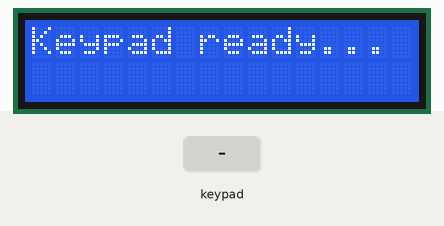
Simulated run of this sketch. Board: Arduino Uno, built with avr-gcc and run on an emulated ATmega328P. Shown: 16×2 character LCD. The test bench sets the inputs (shaded band). What the sketch prints to the serial monitor is not drawn.

Above: at 0.1 s.
3.3 s: keypad keys 1 1 1 0 9 8 * pressed 0.4 s apart
At 6.1 s:
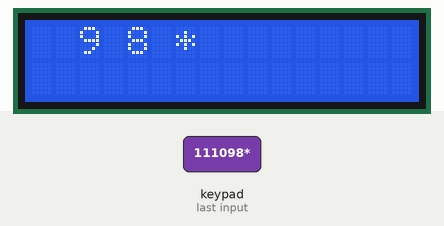
7.6 s: keypad keys 7 + 5 = pressed 0.4 s apart
At 9.6 s:
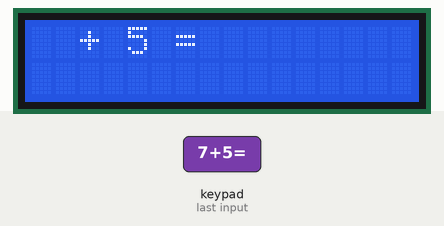
10.7 s: keypad keys 8 / 2 = pressed 0.4 s apart
At 13.2 s:
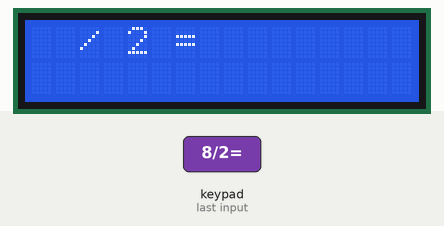
13.8 s: keypad keys 1 1 1 0 9 8 = pressed 0.4 s apart
At 16.7 s:
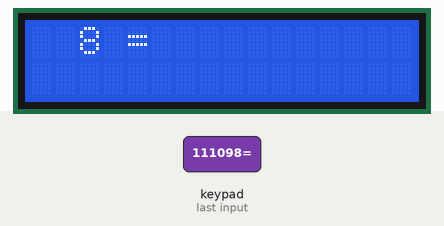
18.1 s: key '/' pressed
19.6 s: keypad keys 1 3 9 7 2 2 * pressed 0.4 s apart
At 22.4 s:
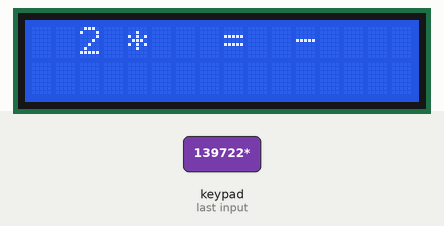
Timing chart, 0 to 23.9 s (numbered marks = the images above; inputs shaded):
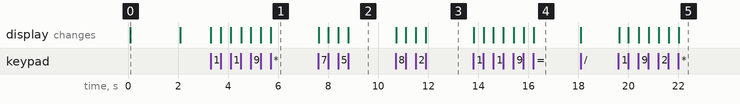

The sketch:

Arduino_KeypadCalc.ino
```cpp
// 4*4 keypad 薄膜鍵盤
#include "Adafruit_Keypad.h"
#include <LiquidCrystal_I2C.h>

LiquidCrystal_I2C lcd(0x27, 16, 2);

//在鍵盤上按下 2+3=5 <--自動算出 5
//並顯示在LCD面板
char x = ' ';
char y = ' ';
char z = ' ';
int count = 0;

//定義鍵盤的行列
const byte ROWS = 4; //定義列數(橫向)
const byte COLS = 4; //定義行數(縱向)

//定義鍵盤上每一個按鈕名稱
//C 表示清除
char keys[ROWS][COLS] = {
  {'1' , '2' , '3' , '/'},
  {'4' , '5' , '6' , '*'},
  {'7' , '8' , '9' , '-'},
  {'C' , '0' , '=' , '+'},
};

//定義腳位(列)
byte rows_Pin[ROWS] = {11 ,10 ,9 ,8 };
//定義腳位(行)
byte cols_Pin[COLS] ={7 ,6 ,5 ,4 };

//鍵盤自製初始化
Adafruit_Keypad customKeypad = Adafruit_Keypad(makeKeymap(keys) , rows_Pin ,cols_Pin ,ROWS ,COLS);

void setup() {
  Serial.begin(9600);
  lcd.begin();
  lcd.backlight();
  delay(2);
  lcd.clear();
  lcd.print("Keypad ready...");
  customKeypad.begin();
  Serial.println("customKeypad ready ...");
  delay(2000);
  lcd.clear();

}

void loop() {
  //開始偵測使用者的按鍵狀態
  customKeypad.tick(); //判斷按下哪一個鍵
  while(customKeypad.available()){
    keypadEvent e = customKeypad.read();//讀取
    //KEY_JUST_RELEASED 放開事件
    //KEY_JUST_PRESSED 按下事件
    if(e.bit.EVENT == KEY_JUST_PRESSED){
    Serial.println((char)e.bit.KEY);
    if(e.bit.KEY == 'C'){
        lcd.setCursor(0 , 0);
        lcd.print("                ");
        x = ' ';
        y = ' ';
        z = ' ';
        count = 0;
        break;
      }
    switch(count){
      case 0:
        x = e.bit.KEY;
        lcd.setCursor(2 , 0);
        lcd.print(x);
        count++;
        break;
      case 1:
        z = e.bit.KEY;
        lcd.setCursor(4 , 0);
        lcd.print(z);
        count++;
        break;
      case 2:
        y = e.bit.KEY;
        lcd.setCursor(6 , 0);
        lcd.print(y);
        count++;
        break;
      case 3:
        x = ' ';
        y = ' ';
        z = ' ';
        count = 0;
        lcd.setCursor(0 , 0);
        lcd.print("                ");
        break;
      }
    }
    Serial.print("x = ");
    Serial.println(x);
    Serial.print("z = ");
    Serial.println(z);
    Serial.print("y = ");
    Serial.println(y);
    Serial.print("count = ");
    Serial.println(count);
     switch(z){
      case '+':
      Serial.print("result : ");
      Serial.println((x-48) + (y-48));
      lcd.setCursor(8 , 0);
      lcd.print("=");
      lcd.setCursor(11 , 0);
      lcd.print((x-48) + (y-48));
      lcd.setCursor(12,0);
      lcd.print("   ");
      break;
      case '-':
      Serial.print("result : ");
      Serial.println((x-48) - (y-48));
      lcd.setCursor(8 , 0);
      lcd.print("=");
      lcd.setCursor(11 , 0);
      lcd.print((x-48) - (y-48));
      lcd.setCursor(12,0);
      lcd.print("   ");
      break;
      case '*':
      Serial.print("result : ");
      Serial.println((x-48) * (y-48));
      lcd.setCursor(8 , 0);
      lcd.print("=");
      lcd.setCursor(11 , 0);
      lcd.print((x-48) * (y-48));
      lcd.setCursor(12,0);
      lcd.print("   ");
      break;
      case '/':
      Serial.print("result : ");
      Serial.println((x-48) / (y-48));
      lcd.setCursor(8 , 0);
      lcd.print("=");
      lcd.setCursor(11 , 0);
      lcd.print((x-48) / (y-48));
      lcd.setCursor(12,0);
      lcd.print("   ");
      break;
     }
  }

  delay(10);

}
```

Measured:
- after the input at 3.3 s, the display: first changes at once (image 1 shows a later state)
- after the input at 7.6 s, the display: first changes at once (image 2 shows a later state)
- after the input at 10.7 s, the display: first changes at once (image 3 shows a later state)
- after the input at 13.8 s, the display: first changes at once (image 4 shows a later state)
- after the input at 19.6 s, the display: first changes at once (image 5 shows a later state)
- what the display in image 0 shows lasts 2.0 s, from 0.1 s to 2.1 s
